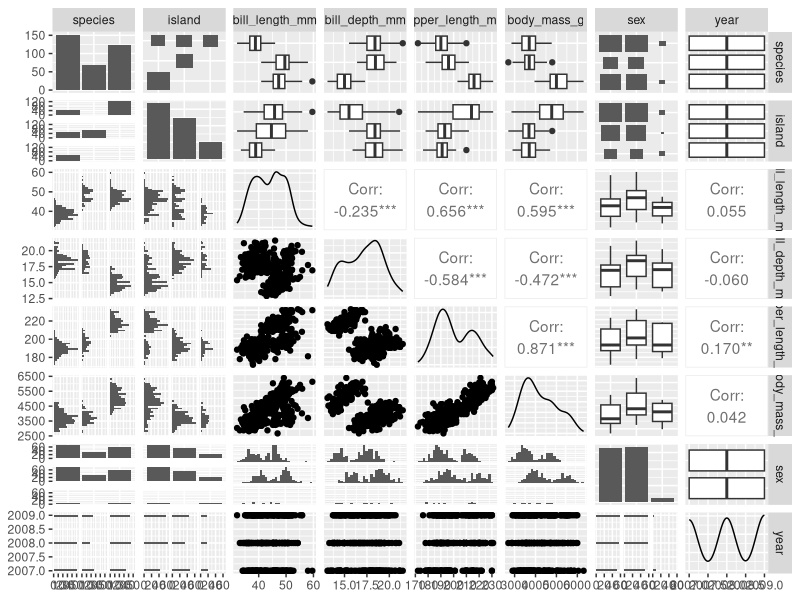
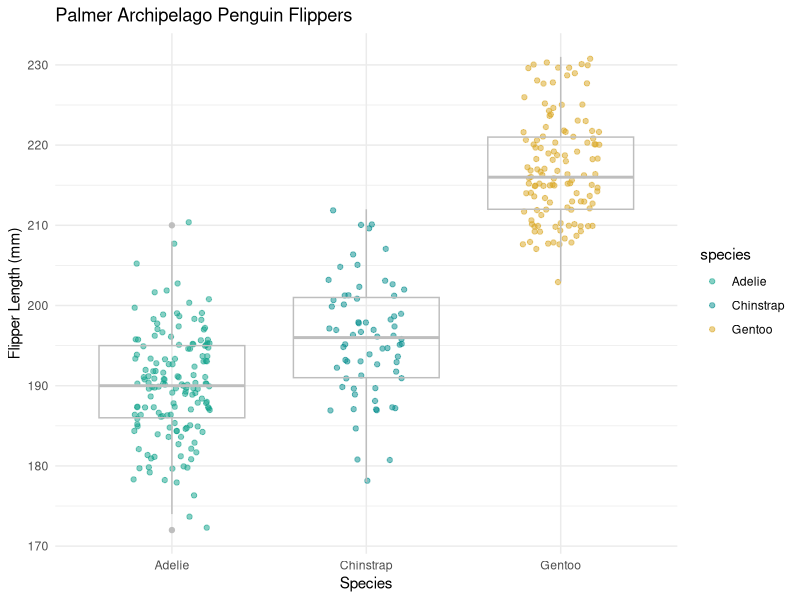
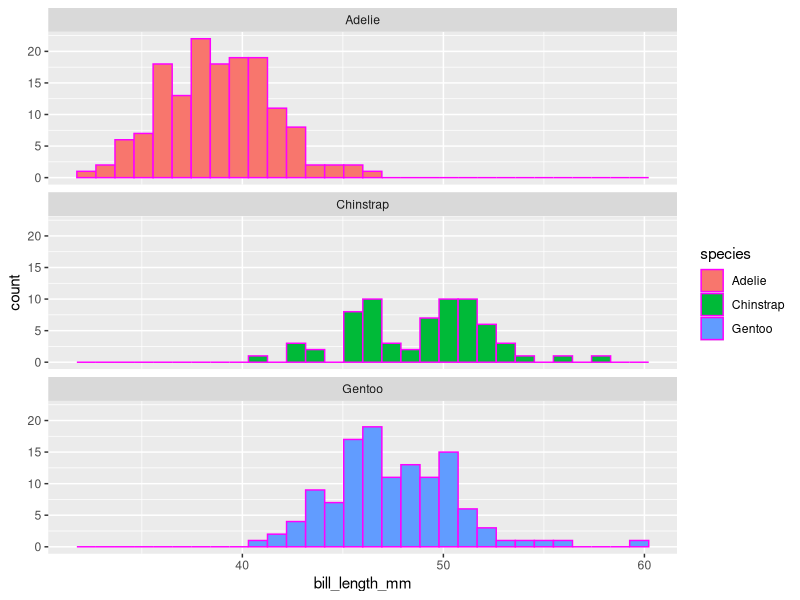

Write the R code that produced these figures, in order.
## ---- chunk 1
#| warning: false
#| echo: false

library(tidyverse)
library(palmerpenguins)
library(GGally)
library(skimr)

## ---- chunk 2
#| include: false

# doing this has pipe above it will still run them but not include it in the render but will still be able to use this any values stored here later if needed

# Tell me the column names
names(penguins)

# What are the dimensions?
dim(penguins)

# Can you show me the first 6 lines?
head(penguins)

# Can you show me the last 6 lines?
tail(penguins)

#typically run these functions in the console

## ---- chunk 3

skim(penguins)

#skimr is a great function to get an overview of the data

## ---- chunk 4


#pairs plot to expclicity say what package you can do GGally:: and then funciton name; 

# GGally with ggpairs is a very quick summary of every detail and accounts of relationships with all ways. GGally is a wrapper for all of GG plots and made and formatted in the grid

GGally::ggpairs(penguins)

## ---- chunk 5

#| include: Flase

ggplot(data= penguins, aes(x = species, y = flipper_length_mm)) + geom_jitter(width = 0.2, 
                                                                              alpha = 0.5, aes(color = species)) +
  geom_boxplot(fill = NA, color = "gray") +
  theme_minimal() + 
  labs( x= "Species", y= "Flipper Length (mm)", title = ("Palmer Archipelago Penguin Flippers")) +
  scale_color_manual(values = c("#0ea28a", "cyan4", "goldenrod"))


# adjust width to reduce the total spread of the plot

# jitter plots show lots of data

# alpha is for transparency where 1 = opaque and 0 = transparent

# 

## ---- chunk 6

# plotting a histogram, only have one variable with all of the different values for that variable

# you can use facet wrap to compare different variables

# colors - fill is to change the area, color is to change lines and points

ggplot(data = penguins, aes(x = bill_length_mm)) + 
  geom_histogram(aes(fill = species), color = "magenta") + 
  facet_wrap(~species, ncol = 1) 


